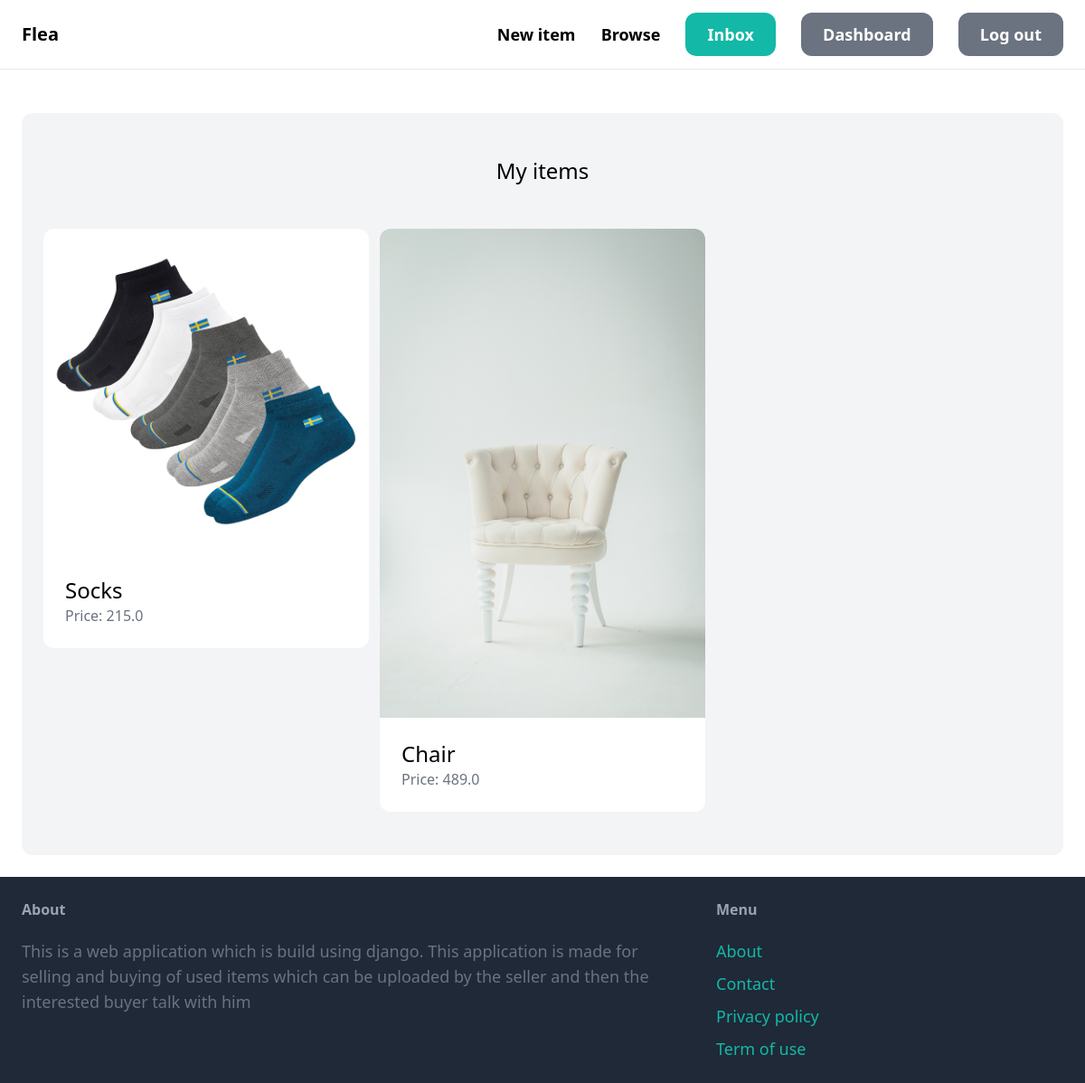
The app's page /dashboard/ (signed in) with its own data.
### item/models.py (models this page shows, shortened)
class Item(models.Model):
    category = models.ForeignKey(Category, related_name='items', on_delete=models.CASCADE)
    name = models.CharField(max_length=255)
    description = models.TextField(blank=True, null=True)
    price = models.FloatField()
    image = models.ImageField(upload_to='item_images', blank=True, null=True)
    is_sold = models.BooleanField(default=False)
    created_by = models.ForeignKey(User, related_name='items', on_delete=models.CASCADE)
    created_at = models.DateTimeField(auto_now_add=True)

### dashboard/views.py (the view)
# urls.py: path('', views.index, name='index'),
@login_required
def index(request):
    items = Item.objects.filter(created_by=request.user)
    return render(request, 'dashboard/index.html', {
        'items': items,
    })

### dashboard/templates/dashboard/index.html (shortened to what this page needs)
{% extends 'core/base.html' %}
{% block content %}
    <div class="mt-6 px-6 py-12 bg-gray-100 rounded-xl">
        <h2 class="mb-12 text-2xl text-center">My items</h2>
        <div class="grid grid-cols-3 gap-3">
            {% for item in items %}
                <div>
                    <a href="{% url 'item:detail' item.id %}">
                        <div>
                            <img src="{{ item.image.url }}" class="rounded-t-xl">
                        </div>
                        <div class="p-6 bg-white rounded-b-xl">
                            <h2 class="text-2xl">{{ item.name }}</h2>
                            <p class="text-gray-500">Price: {{ item.price }}</p>
                        </div>
                    </a>
                </div>
            {% endfor %}
        </div>
    </div>
{% endblock %}

### records on screen
Item: image (picture), name "Socks", price "215.0"
Item: image (picture), name "Chair", price "489.0"
